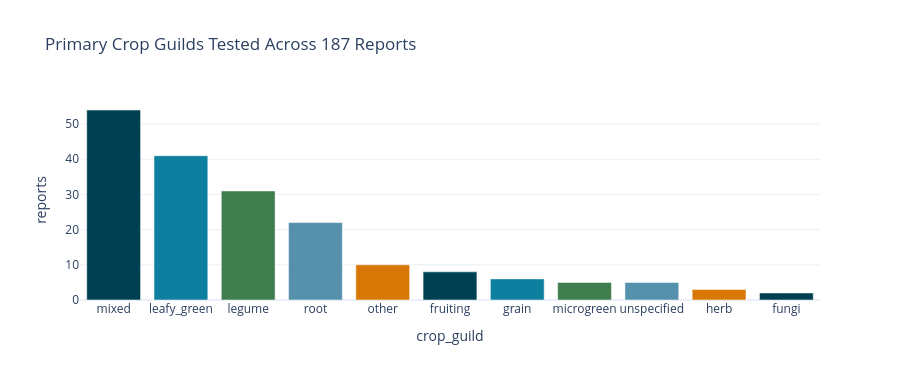

Source (notebook cell):
### Markdown cell above
### Analysis of Longitudinal Rigor & Missingness
Across seasons, terrestrial potting-soil controls appear in the majority of reports, whereas explicit `100% unamended regolith` negative controls and formal statistical hypothesis tests (ANOVA, *t*-tests, Tukey HSD) are substantially less universal. Next, we quantify missingness across both report-level metadata and arm-level quantitative measurements so downstream ML pipelines explicitly account for missingness rather than dropping sparse records blindly.

### Code cell
# Explicit missingness audit (per ml-best-practices)
rep_miss_cols = [
    "celestial_body", "regolith_simulant", "crop_common_name", "crop_ncbitaxon",
    "experimental_duration_days", "replicates_per_treatment", "location_state"
]
arm_miss_cols = [
    "regolith_pct", "germination_rate_pct", "mean_shoot_height_cm",
    "mean_fresh_biomass_g", "substrate_ph", "evidence_quote"
]

miss_summary = pd.DataFrame({
    "level": ["report"] * len(rep_miss_cols) + ["trial_arm"] * len(arm_miss_cols),
    "field": rep_miss_cols + arm_miss_cols,
    "missing_pct": (
        [round(100 * pdfs[c].isna().mean(), 1) for c in rep_miss_cols]
        + [round(100 * arms[c].isna().mean(), 1) for c in arm_miss_cols]
    ),
})
display(miss_summary)

# Interactive Plotly breakdown of crops & celestial targets
crop_fig = px.bar(
    pdfs["crop_guild"].value_counts().reset_index().rename(columns={"index": "crop_guild", "count": "reports"}),
    x="crop_guild", y="reports", color="crop_guild",
    title="Primary Crop Guilds Tested Across 187 Reports",
    color_discrete_sequence=COSE_PALETTE,
)
crop_fig.update_layout(showlegend=False, template="plotly_white", height=380)
crop_fig.show()

### Figure 1 — Plotly figure (JSON) as saved in the notebook; plotly's stock layout.template omitted (floating-point values rounded to 4 significant figures)
{"data": [{"hovertemplate": "crop_guild=%{x}<br>reports=%{y}<extra></extra>", "legendgroup": "mixed", "marker": {"color": "#004053", "pattern": {"shape": ""}}, "name": "mixed", "orientation": "v", "showlegend": true, "textposition": "auto", "type": "bar", "x": ["mixed"], "xaxis": "x", "y": [54], "yaxis": "y"}, {"hovertemplate": "crop_guild=%{x}<br>reports=%{y}<extra></extra>", "legendgroup": "leafy_green", "marker": {"color": "#0f7f9f", "pattern": {"shape": ""}}, "name": "leafy_green", "orientation": "v", "showlegend": true, "textposition": "auto", "type": "bar", "x": ["leafy_green"], "xaxis": "x", "y": [41], "yaxis": "y"}, {"hovertemplate": "crop_guild=%{x}<br>reports=%{y}<extra></extra>", "legendgroup": "legume", "marker": {"color": "#3f7d4e", "pattern": {"shape": ""}}, "name": "legume", "orientation": "v", "showlegend": true, "textposition": "auto", "type": "bar", "x": ["legume"], "xaxis": "x", "y": [31], "yaxis": "y"}, {"hovertemplate": "crop_guild=%{x}<br>reports=%{y}<extra></extra>", "legendgroup": "root", "marker": {"color": "#5590ad", "pattern": {"shape": ""}}, "name": "root", "orientation": "v", "showlegend": true, "textposition": "auto", "type": "bar", "x": ["root"], "xaxis": "x", "y": [22], "yaxis": "y"}, {"hovertemplate": "crop_guild=%{x}<br>reports=%{y}<extra></extra>", "legendgroup": "other", "marker": {"color": "#d97706", "pattern": {"shape": ""}}, "name": "other", "orientation": "v", "showlegend": true, "textposition": "auto", "type": "bar", "x": ["other"], "xaxis": "x", "y": [10], "yaxis": "y"}, {"hovertemplate": "crop_guild=%{x}<br>reports=%{y}<extra></extra>", "legendgroup": "fruiting", "marker": {"color": "#004053", "pattern": {"shape": ""}}, "name": "fruiting", "orientation": "v", "showlegend": true, "textposition": "auto", "type": "bar", "x": ["fruiting"], "xaxis": "x", "y": [8], "yaxis": "y"}, {"hovertemplate": "crop_guild=%{x}<br>reports=%{y}<extra></extra>", "legendgroup": "grain", "marker": {"color": "#0f7f9f", "pattern": {"shape": ""}}, "name": "grain", "orientation": "v", "showlegend": true, "textposition": "auto", "type": "bar", "x": ["grain"], "xaxis": "x", "y": [6], "yaxis": "y"}, {"hovertemplate": "crop_guild=%{x}<br>reports=%{y}<extra></extra>", "legendgroup": "microgreen", "marker": {"color": "#3f7d4e", "pattern": {"shape": ""}}, "name": "microgreen", "orientation": "v", "showlegend": true, "textposition": "auto", "type": "bar", "x": ["microgreen"], "xaxis": "x", "y": [5], "yaxis": "y"}, {"hovertemplate": "crop_guild=%{x}<br>reports=%{y}<extra></extra>", "legendgroup": "unspecified", "marker": {"color": "#5590ad", "pattern": {"shape": ""}}, "name": "unspecified", "orientation": "v", "showlegend": true, "textposition": "auto", "type": "bar", "x": ["unspecified"], "xaxis": "x", "y": [5], "yaxis": "y"}, {"hovertemplate": "crop_guild=%{x}<br>reports=%{y}<extra></extra>", "legendgroup": "herb", "marker": {"color": "#d97706", "pattern": {"shape": ""}}, "name": "herb", "orientation": "v", "showlegend": true, "textposition": "auto", "type": "bar", "x": ["herb"], "xaxis": "x", "y": [3], "yaxis": "y"}, {"hovertemplate": "crop_guild=%{x}<br>reports=%{y}<extra></extra>", "legendgroup": "fungi", "marker": {"color": "#004053", "pattern": {"shape": ""}}, "name": "fungi", "orientation": "v", "showlegend": true, "textposition": "auto", "type": "bar", "x": ["fungi"], "xaxis": "x", "y": [2], "yaxis": "y"}], "layout": {"barmode": "relative", "height": 380, "legend": {"title": {"text": "crop_guild"}, "tracegroupgap": 0}, "showlegend": false, "title": {"text": "Primary Crop Guilds Tested Across 187 Reports"}, "xaxis": {"anchor": "y", "categoryarray": ["mixed", "leafy_green", "legume", "root", "other", "fruiting", "grain", "microgreen", "unspecified", "herb", "fungi"], "categoryorder": "array", "domain": [0.0, 1.0], "title": {"text": "crop_guild"}}, "yaxis": {"anchor": "x", "domain": [0.0, 1.0], "title": {"text": "reports"}}}}
